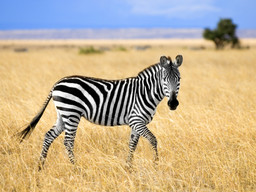
#> input picture imagens/Zebra.png, 256 x 192 px, shrunk from 768 x 576 before the run
$ python teste_modulo_c.py
#> lines starting #> are read from the running program, lines starting #| are printed output that depends on the picture
### modulos/a_filtragem.py
import numpy as np
import json
from numpy.lib.stride_tricks import sliding_window_view

def carregar_filtros(json_path: str) -> dict:
    with open(json_path, 'r', encoding='utf-8') as file:
        return json.load(file)

def correlacao_2d(imagem: np.ndarray, filtro: list) -> np.ndarray:
    # converte o filtro carregado para array do numpy e define tamanho
    filtro_np = np.array(filtro, dtype=np.float64)
    f_alt, f_larg = filtro_np.shape
    pad_alt, pad_larg = f_alt // 2, f_larg // 2

    if imagem.ndim == 3:
        # padding nas bordas para tratar a perda de dimensão
        img_pad = np.pad(imagem, ((pad_alt, pad_alt), (pad_larg, pad_larg), (0, 0)), mode='edge')

        # técnica para janelamento deslizante vetorizado e eficiente no numpy
        janelas = sliding_window_view(img_pad, (f_alt, f_larg), axis=(0, 1))

        # multiplica a janela pelo filtro e soma nos dois eixos da janela (-2 e -1)
        img_out = np.sum(janelas * filtro_np, axis=(-2, -1))
        return img_out

    elif imagem.ndim == 2:
        img_pad = np.pad(imagem, ((pad_alt, pad_alt), (pad_larg, pad_larg)), mode='edge')
        janelas = sliding_window_view(img_pad, (f_alt, f_larg))
        img_out = np.sum(janelas * filtro_np, axis=(-2, -1))
        return img_out

    raise ValueError("A imagem deve ter 2 ou 3 dimensões.")

def rgb_para_cinza(imagem: np.ndarray) -> np.ndarray:
    return np.dot(imagem[..., :3], [0.2989, 0.5870, 0.1140])

### modulos/c_canny_mod.py
import numpy as np
from modulos.a_filtragem import correlacao_2d
from modulos.b_gabor import gerar_banco


def aplicar_gabor_rgb(imagem_rgb: np.ndarray, mascara: np.ndarray) -> np.ndarray:
    R = correlacao_2d(imagem_rgb[:, :, 0], mascara)
    G = correlacao_2d(imagem_rgb[:, :, 1], mascara)
    B = correlacao_2d(imagem_rgb[:, :, 2], mascara)
    return np.sqrt(R**2 + G**2 + B**2)


def filtrar_por_orientacao(imagem_rgb: np.ndarray, banco: list) -> list[tuple[float, np.ndarray]]:
    return [(theta, aplicar_gabor_rgb(imagem_rgb, mascara)) for theta, mascara in banco]


def reducao_por_maximo(mapas: list[tuple[float, np.ndarray]]) -> tuple[np.ndarray, np.ndarray]:
    thetas = np.array([theta for theta, _ in mapas])
    magnitudes = np.stack([mag for _, mag in mapas], axis=0)  # (N, H, W)

    indice_max = np.argmax(magnitudes, axis=0)    # (H, W) — índice da orientação vencedora
    magnitude_final = np.max(magnitudes, axis=0)  # (H, W)
    orientacao_final = thetas[indice_max]          # (H, W) — ângulo em graus

    return magnitude_final, orientacao_final


def magnitude_e_orientacao(imagem_rgb: np.ndarray, caminho_banco: str) -> tuple[np.ndarray, np.ndarray]:
    banco = gerar_banco(caminho_banco)
    mapas = filtrar_por_orientacao(imagem_rgb, banco)
    return reducao_por_maximo(mapas)


# [119 lines left out: functions nms_direcional, histerese, canny_modificado, not called in this run]

### modulos/b_gabor.py
import numpy as np
import json
from math import *
import matplotlib.pyplot as plt

#função que lê o arquivo de filtros e carrega o JSON
def carregar_parametros(json_path: str) -> dict:
    with open(json_path, "r", encoding="utf-8") as file:
        return json.load(file)

def gerar_mascara_gabor(tamanho, sigma, lmbda, gamma, psi, theta_graus) -> np.ndarray:
    #calcular tamanho da máscara, variando de -half a half, com centro em (0,0)
    half = tamanho // 2
    y, x = np.mgrid[-half:half+1, -half:half+1].astype(np.float64)

    #conversão de graus para radianos
    theta = np.deg2rad(theta_graus)

    #cálculo de x_rot e y_rot
    x_rot =  np.cos(theta) * x + np.sin(theta) * y
    y_rot = -np.sin(theta) * x + np.cos(theta) * y

    #calculo da gaussiana e senoidal para o filtro de gabor
    gaussiana = np.exp(-(x_rot**2 + (gamma**2) * (y_rot**2)) / (2 * sigma**2))
    senoidal  = np.cos(2 * np.pi * x_rot / lmbda + psi)

    #resultado do filtro de gabor
    return gaussiana * senoidal


def gerar_banco(json_path: str) -> list[tuple[float, np.ndarray]]:
    p = carregar_parametros(json_path=json_path)
    return [
        (theta, gerar_mascara_gabor(
        p["tamanho_mascara"],
        p["sigma"],
        p["lmbda"],
        p["gamma"],
        p["psi"],
        theta
    )) for theta in p["orientacoes_graus"]]

# [17 lines left out: function visualizar_banco, not called in this run]

# [3 lines that do not run on import are left out]

### teste_modulo_c.py
import numpy as np
import matplotlib.pyplot as plt
from PIL import Image
from modulos.c_canny_mod import magnitude_e_orientacao

imagem_rgb = np.array(Image.open("imagens/Zebra.png").convert("RGB"))
print(f"Imagem carregada: {imagem_rgb.shape}")
#| Imagem carregada: (192, 256, 3)

print("Aplicando banco de Gabor nos 3 canais e calculando magnitude e orientação...")
magnitude, orientacao = magnitude_e_orientacao(imagem_rgb, "config/gabor_bank.json")
#> (reads config/gabor_bank.json from the repository)
#> in correlacao_2d (call 2), `img_pad = np.pad(imagem, ((pad_alt, pad_alt), (pad_larg, pad_larg)), m..`:
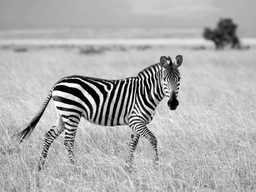
#> imagem: shape (192, 256); min 0, max 255, mean 175
#> in correlacao_2d (call 3), `img_pad = np.pad(imagem, ((pad_alt, pad_alt), (pad_larg, pad_larg)), m..`:
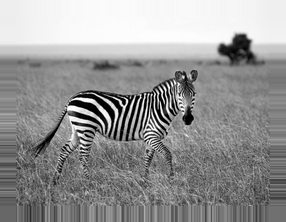
#> img_pad: shape (222, 286); min 0, max 255, mean 149.8
#> in correlacao_2d (call 3), `img_pad = np.pad(imagem, ((pad_alt, pad_alt), (pad_larg, pad_larg)), m..`:
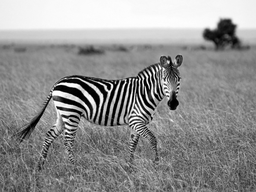
#> imagem: shape (192, 256); min 0, max 255, mean 145.3
#> in correlacao_2d (call 7), `img_out = np.sum(janelas * filtro_np, axis=(-2, -1))`:
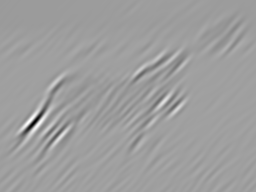
#> img_out: shape (192, 256) float64; min -6630.4, max 4577, mean 323.4; drawn with min black and max white
#> in aplicar_gabor_rgb (call 4), `return np.sqrt(R**2 + G**2 + B**2)`:
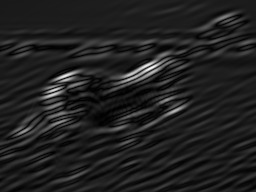
#> returned value: shape (192, 256) float64; min 0.196, max 4520.2, mean 587.6; drawn with min black and max white
#> in correlacao_2d (call 22), `img_out = np.sum(janelas * filtro_np, axis=(-2, -1))`:
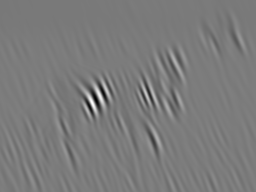
#> img_out: shape (192, 256) float64; min -6352.7, max 7387.4, mean 288.2; drawn with min black and max white
#> in aplicar_gabor_rgb (call 8), `return np.sqrt(R**2 + G**2 + B**2)`:
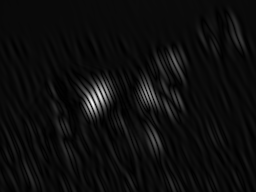
#> returned value: shape (192, 256) float64; min 4.11, max 12797.9, mean 697.1; drawn with min black and max white
#> in magnitude_e_orientacao, `mapas = filtrar_por_orientacao(imagem_rgb, banco)`: mapas = 8 items
#> in reducao_por_maximo, `thetas = np.array([theta for theta, _ in mapas])`: thetas = [0, 22.5, 45, 67.5, 90, 112.5, 135, 157.5]

fig, axes = plt.subplots(1, 3, figsize=(15, 5))

axes[0].imshow(imagem_rgb)
axes[0].set_title("Original")
axes[0].axis("off")

axes[1].imshow(magnitude, cmap="gray")
axes[1].set_title("Magnitude Final")
axes[1].axis("off")

axes[2].imshow(orientacao, cmap="hsv")
axes[2].set_title("Orientacao Final (graus)")
axes[2].axis("off")

plt.tight_layout()
plt.savefig("teste_resultado_modulo_c.png", dpi=150)
plt.show()

print(f"Magnitude — min: {magnitude.min():.2f}, max: {magnitude.max():.2f}")
#| Magnitude — min: 286.82, max: 17129.52
print(f"Orientacoes presentes: {np.unique(orientacao)}")
#| Orientacoes presentes: [  0.   22.5  45.   67.5  90.  112.5 135.  157.5]
print("Resultado salvo em teste_resultado_modulo_c.png")
